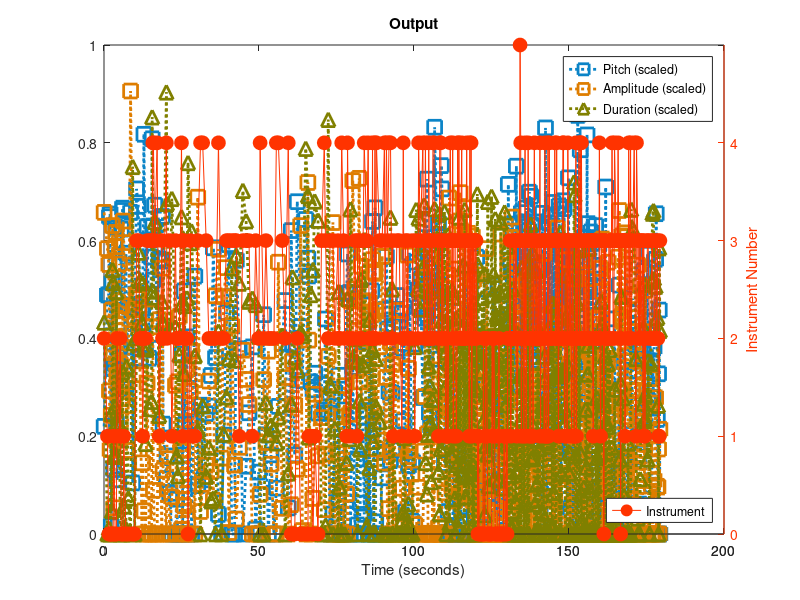

This chart was generated by the following MATLAB code:
clear all;
close all;

load('output.dat');

t = output(:,1);
freq = output(:,2); 
amp = output(:,3);
dur = output(:,4);
inst = output(:,5);

scrsz = get(0,'ScreenSize'); %for fullscreen
figure1 = figure('Position',[1 scrsz(4) scrsz(3) scrsz(4)]);

axes1 = axes('Parent',figure1);
box(axes1,'on');
hold(axes1,'all');
grid(axes1,'off');
axes2 = axes('Parent',figure1,'YTick',[0 1 2 3 4],'YAxisLocation','right',...
        'YColor',[1 0.2 0],'Color','none');
hold(axes2,'all');

xlabel('Time (seconds)');
ylabel(axes2,'Instrument Number','VerticalAlignment','cap','Color',[1 0.2 0]);

title('Output');

plot(t,freq,'Parent',axes1,'Marker','square','MarkerSize',10,'LineWidth',2,'LineStyle',':',...
     'Color',[0.0431372560560703 0.517647087574005 0.780392169952393]);
plot(t,amp,'Parent',axes1,'Marker','square','MarkerSize',10,'LineWidth',2,'LineStyle',':',...
    'Color',[0.87058824300766 0.490196079015732 0]);
plot(t,dur,'Parent',axes1,'Marker','^','MarkerSize',10,'LineWidth',2,'LineStyle',':',...
    'Color',[0.5 0.5 0]);

plot(t,inst,'Parent',axes2,'Color',[1 0.2 0],'Marker','o','MarkerSize',10,'MarkerFaceColor',[1 0.2 0]);


legend(axes1,'Pitch (scaled)','Amplitude (scaled)','Duration (scaled)');
legend(axes2,'Instrument','Location','SouthEast');

